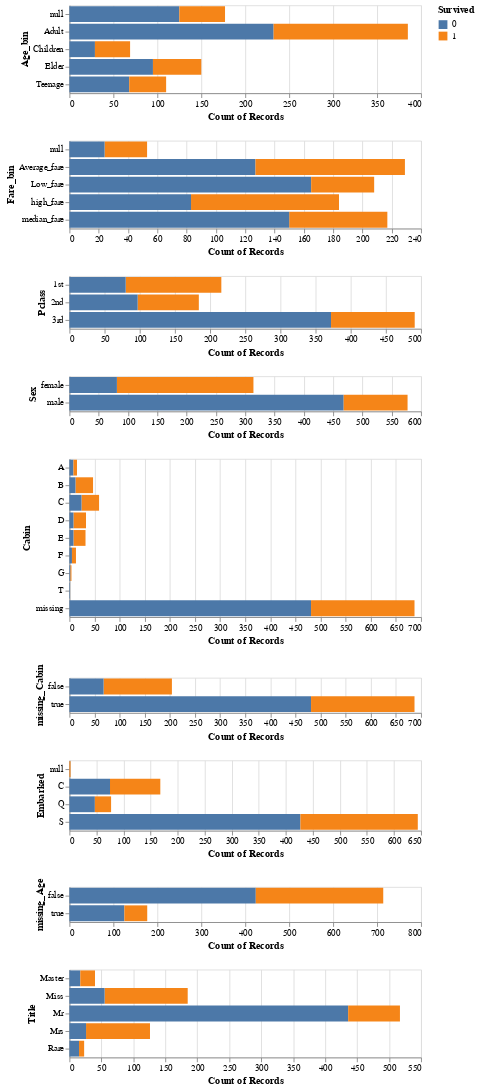

Notebook code cell kept with this figure:
### Code cell
#Pclass, Sex, Cabin, Embarked

plot_age_bin = alt.Chart(train_df).mark_bar().encode(
    y='Age_bin',
    x='count()',
    fill='Survived'
)

plot_fare_bin = alt.Chart(train_df).mark_bar().encode(
    y='Fare_bin',
    x='count()',
    fill='Survived'
)

plot_pclass = alt.Chart(train_df).mark_bar().encode(
    y='Pclass',
    x='count()',
    fill='Survived'
)
plot_sex = alt.Chart(train_df).mark_bar().encode(
    y='Sex',
    x='count()',
    fill='Survived'
)
plot_cabin = alt.Chart(train_df).mark_bar().encode(
    x='count()',
    y='Cabin',
    fill='Survived'
)
plot_missing_cabin = alt.Chart(train_df).mark_bar().encode(
    x='count()',
    y='missing_Cabin',
    fill='Survived'
)
plot_embarked = alt.Chart(train_df).mark_bar().encode(
    y='Embarked',
    x='count()',
    fill='Survived'
)
plot_missing_age = alt.Chart(train_df).mark_bar().encode(
    x='count()',
    y='missing_Age',
    fill='Survived'
)
plot_title = alt.Chart(train_df).mark_bar().encode(
    x='count()',
    y='Title',
    fill='Survived'
)

plot_age_bin & plot_fare_bin & plot_pclass & plot_sex & plot_cabin & plot_missing_cabin & plot_embarked & plot_missing_age & plot_title

### Figure 1 — Vega-Lite specification as saved in the notebook (floating-point values rounded to 4 significant figures; data arrays with more than 128 entries replaced by an {"elided": "..."} marker saying what was removed)
{"$schema": "https://vega.github.io/schema/vega-lite/v4.8.1.json", "config": {"view": {"continuousHeight": 300, "continuousWidth": 400}}, "data": {"name": "data-2394877e6942adcf7a204b6523a2a93e"}, "datasets": {"data-2394877e6942adcf7a204b6523a2a93e": {"elided": "891 records"}}, "vconcat": [{"encoding": {"fill": {"field": "Survived", "type": "nominal"}, "x": {"aggregate": "count", "type": "quantitative"}, "y": {"field": "Age_bin", "type": "nominal"}}, "mark": "bar"}, {"encoding": {"fill": {"field": "Survived", "type": "nominal"}, "x": {"aggregate": "count", "type": "quantitative"}, "y": {"field": "Fare_bin", "type": "nominal"}}, "mark": "bar"}, {"encoding": {"fill": {"field": "Survived", "type": "nominal"}, "x": {"aggregate": "count", "type": "quantitative"}, "y": {"field": "Pclass", "type": "nominal"}}, "mark": "bar"}, {"encoding": {"fill": {"field": "Survived", "type": "nominal"}, "x": {"aggregate": "count", "type": "quantitative"}, "y": {"field": "Sex", "type": "nominal"}}, "mark": "bar"}, {"encoding": {"fill": {"field": "Survived", "type": "nominal"}, "x": {"aggregate": "count", "type": "quantitative"}, "y": {"field": "Cabin", "type": "nominal"}}, "mark": "bar"}, {"encoding": {"fill": {"field": "Survived", "type": "nominal"}, "x": {"aggregate": "count", "type": "quantitative"}, "y": {"field": "missing_Cabin", "type": "nominal"}}, "mark": "bar"}, {"encoding": {"fill": {"field": "Survived", "type": "nominal"}, "x": {"aggregate": "count", "type": "quantitative"}, "y": {"field": "Embarked", "type": "nominal"}}, "mark": "bar"}, {"encoding": {"fill": {"field": "Survived", "type": "nominal"}, "x": {"aggregate": "count", "type": "quantitative"}, "y": {"field": "missing_Age", "type": "nominal"}}, "mark": "bar"}, {"encoding": {"fill": {"field": "Survived", "type": "nominal"}, "x": {"aggregate": "count", "type": "quantitative"}, "y": {"field": "Title", "type": "nominal"}}, "mark": "bar"}]}
